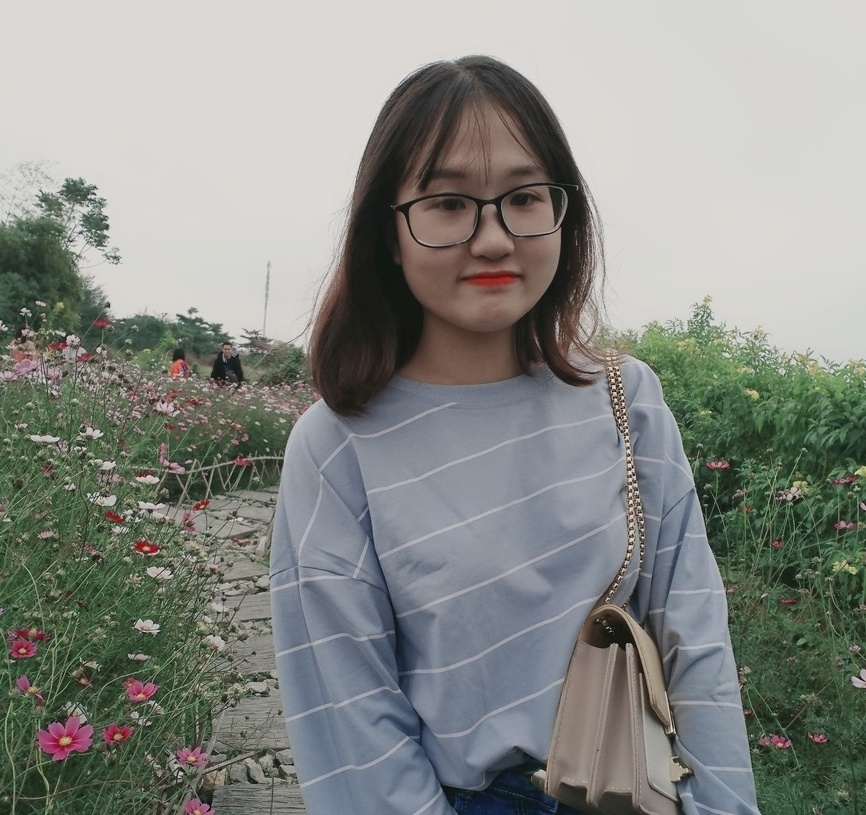
#> input picture Photo.jpg, 866 x 815 px, shrunk from 1511 x 1422 before the run
$ python anhnhiphan.py
#> lines starting #> are read from the running program, lines starting #| are printed output that depends on the picture; after the words box and inside, x2 and y2 are one past the last pixel; in counts of white or black regions, pixels touching at a corner belong together
import cv2
import numpy as np

img=cv2.imread('Photo.jpg',cv2.IMREAD_GRAYSCALE)
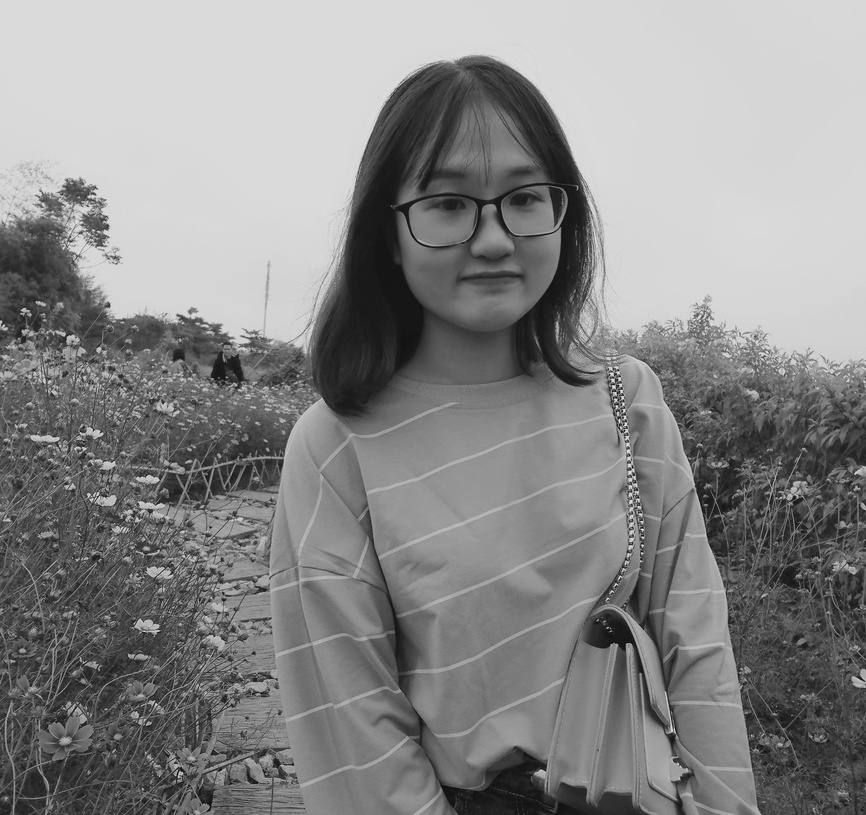
#> img: shape (815, 866); min 6, max 235, mean 136.3
cv2.imshow("anh",img)
cv2.waitKey()
img_binary=cv2.adaptiveThreshold(img, maxValue=255, adaptiveMethod= cv2.ADAPTIVE_THRESH_MEAN_C,
                                 thresholdType=cv2.THRESH_BINARY, blockSize=15, C=8)
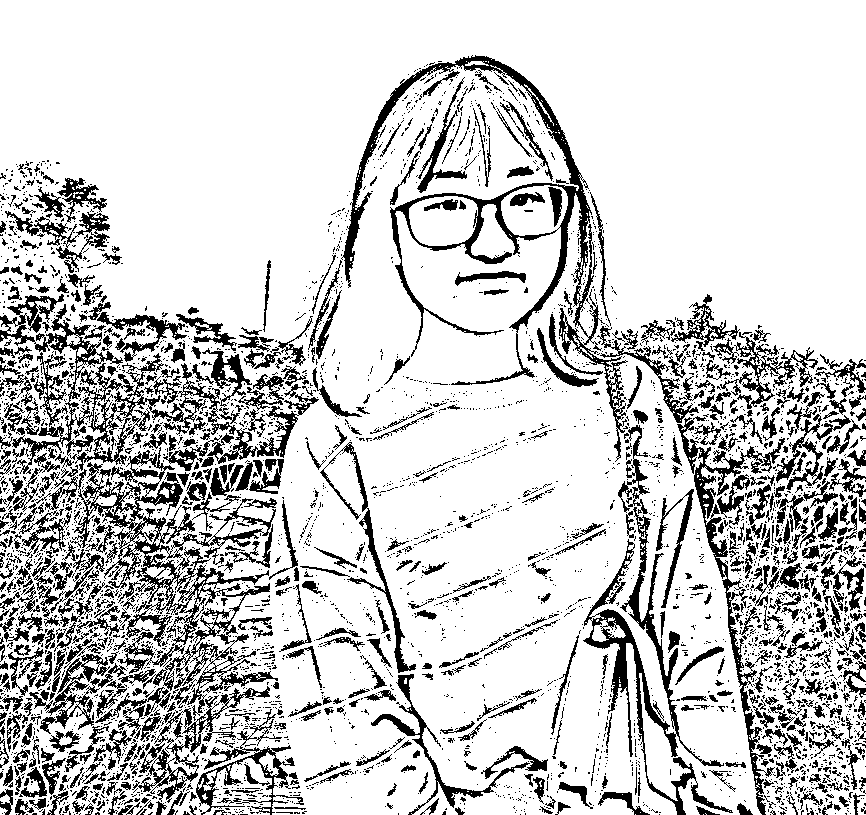
#> img_binary: shape (815, 866); 80.6% white; 4210 black regions (3489 under 20 px), largest, box (x1, y1, x2, y2) and area: (36, 447, 278, 721) 12768, (341, 55, 628, 462) 10583, (0, 294, 319, 474) 8718
cv2.imshow("anh nhi phan:",img_binary)
cv2.waitKey()
